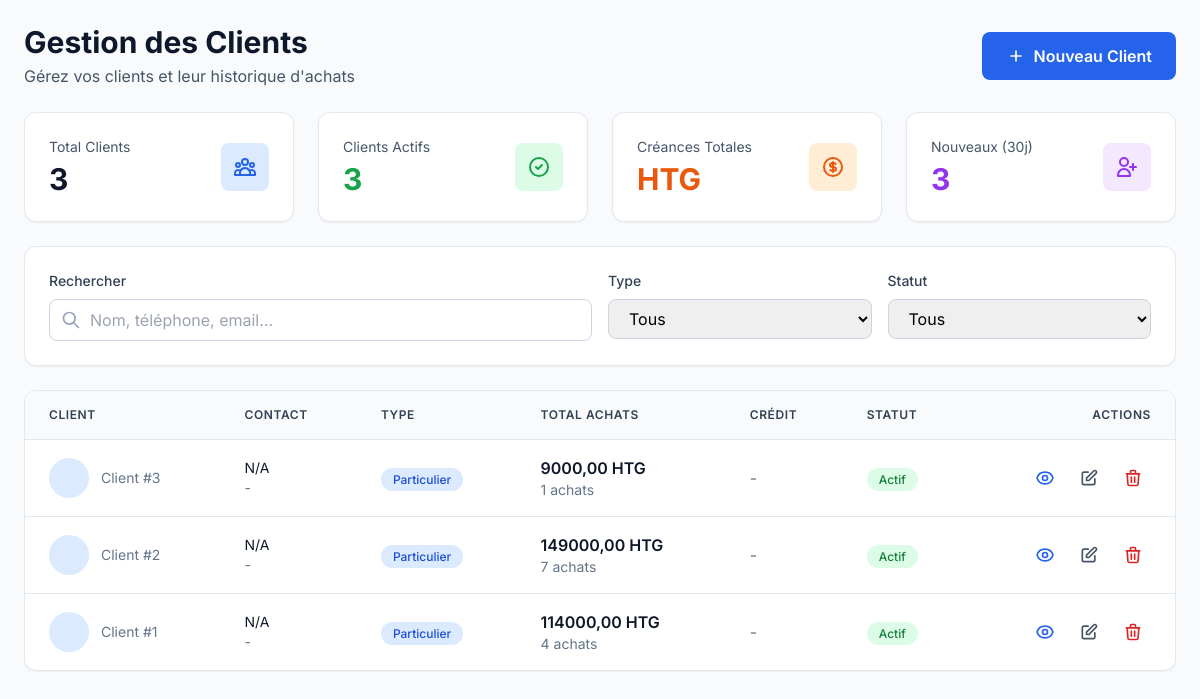
The app's page /clients/ (signed in), older data.
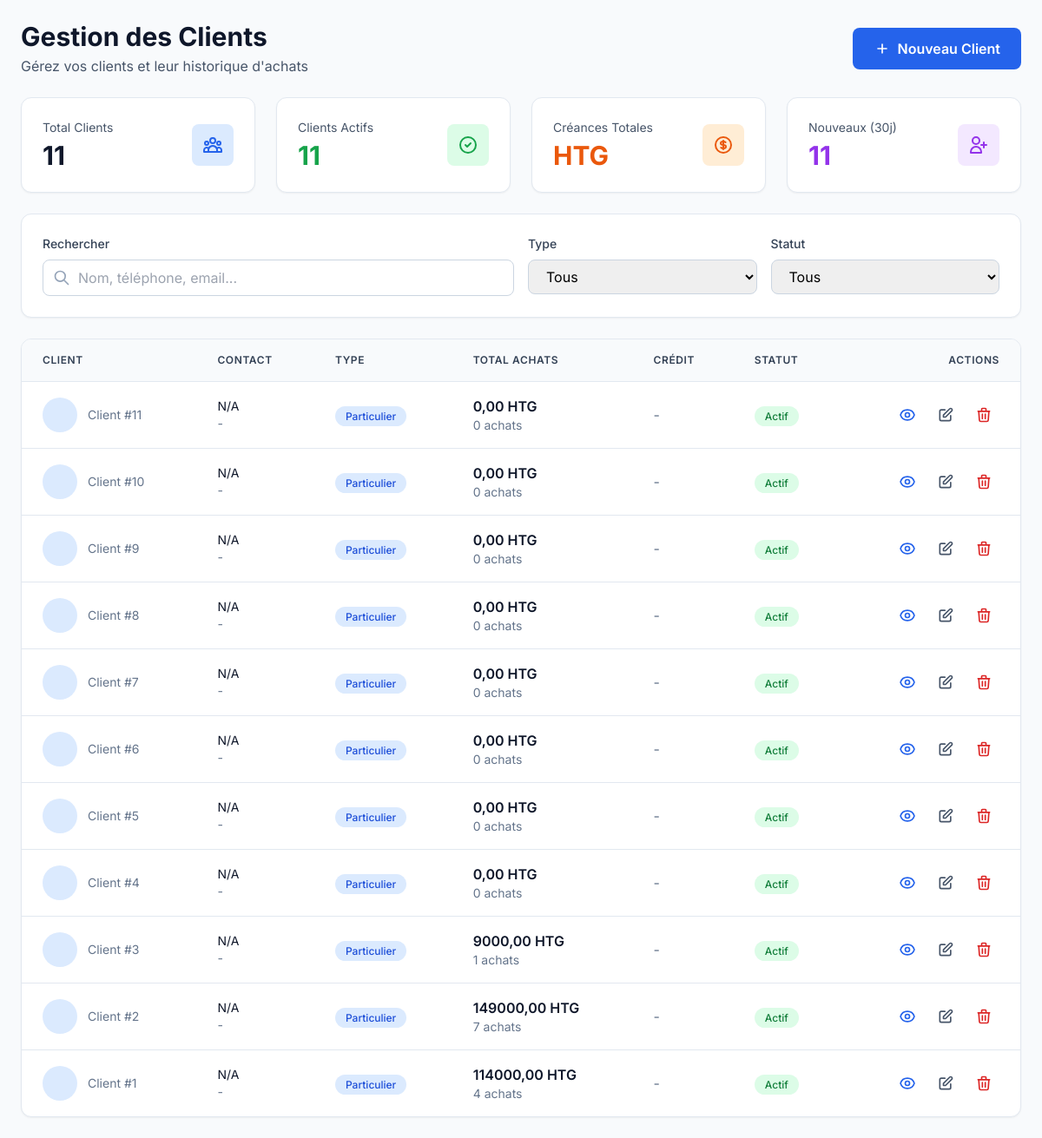
The same page, newer data.
### inventory/models.py (models this page shows, shortened)
class Customer(models.Model):
    CUSTOMER_TYPE_CHOICES = (
        ('individual', 'Particulier'),
        ('business', 'Entreprise'),
    )
    first_name = models.CharField(max_length=255, verbose_name='Prénom')
    last_name = models.CharField(max_length=255, verbose_name='Nom')
    email = models.EmailField(blank=True, null=True, verbose_name='Email')
    phone = models.CharField(max_length=50, verbose_name='Téléphone')
    address = models.TextField(blank=True, null=True, verbose_name='Adresse')
    city = models.CharField(max_length=100, blank=True, null=True, verbose_name='Ville')
    customer_type = models.CharField(max_length=20, choices=CUSTOMER_TYPE_CHOICES, default='individual', verbose_name='Type de client')
    company_name = models.CharField(max_length=255, blank=True, null=True, verbose_name='Nom de l\'entreprise')
    tax_id = models.CharField(max_length=100, blank=True, null=True, verbose_name='NIF')
    total_purchases = models.DecimalField(max_digits=12, decimal_places=2, default=0, verbose_name='Total achats')
    total_orders = models.IntegerField(default=0, verbose_name='Total commandes')
    loyalty_points = models.IntegerField(default=0, verbose_name='Points de fidélité')
    is_active = models.BooleanField(default=True, verbose_name='Actif')
    created_at = models.DateTimeField(auto_now_add=True, verbose_name='Créé le')
    updated_at = models.DateTimeField(auto_now=True, verbose_name='Modifié le')
    class Meta:
        verbose_name = 'Client'
        verbose_name_plural = 'Clients'
        ordering = ['-created_at']

### inventory/views_clients.py (the view)
# urls.py: path('clients/', views_clients.clients_list, name='clients_list'),
@login_required
def clients_list(request):
    clients = Customer.objects.all().order_by('-created_at')
    total_clients = clients.count()
    active_clients = clients.filter(is_active=True).count()
    total_purchases = clients.aggregate(total=Sum('total_purchases'))['total'] or Decimal('0.00')
    thirty_days_ago = timezone.now() - timedelta(days=30)
    new_clients = clients.filter(created_at__gte=thirty_days_ago).count()
    for client in clients:
        sales = SalesOrder.objects.filter(customer=client, status='completed')
        client.purchase_count = sales.count()
        client.total_purchases = sales.aggregate(total=Sum('total_amount'))['total'] or Decimal('0.00')
    context = {
        'clients': clients,
        'total_clients': total_clients,
        'active_clients': active_clients,
        'total_purchases': total_purchases,
        'new_clients': new_clients,
    }
    return render(request, 'clients.html', context)

### inventory/context_processors/stock_alerts.py (called while the page is built)
def low_stock_alerts(request):
    low_stock_products = Product.objects.filter(current_stock__lte=models.F('min_stock_level'))
    return {
        'low_stock_alert_count': low_stock_products.count(),
        'low_stock_alert_products': low_stock_products,
    }

### templates/clients.html (shortened to what this page needs)
{% extends 'dashboard_base.html' %}
{% block content %}
<div class="p-6">
    <div class="flex items-center justify-between mb-6">
        <div>
            <h1 class="text-3xl font-bold text-slate-900">Gestion des Clients</h1>
            <p class="text-slate-600 mt-1">Gérez vos clients et leur historique d'achats</p>
        </div>
        <button onclick="openClientModal()" class="px-6 py-3 bg-blue-600 text-white rounded-lg hover:bg-blue-700 transition-colors flex items-center gap-2 font-semibold">
            <svg class="w-5 h-5" fill="none" stroke="currentColor" viewBox="0 0 24 24">
                <path stroke-linecap="round" stroke-linejoin="round" stroke-width="2" d="M12 6v6m0 0v6m0-6h6m-6 0H6"></path>
            </svg>
            Nouveau Client
        </button>
    </div>
    <div class="grid grid-cols-1 md:grid-cols-4 gap-6 mb-6">
        <div class="bg-white rounded-xl shadow-sm p-6 border border-slate-200">
            <div class="flex items-center justify-between">
                <div>
                    <p class="text-sm text-slate-600">Total Clients</p>
                    <p class="text-3xl font-bold text-slate-900 mt-1">{{ total_clients }}</p>
                </div>
                <div class="w-12 h-12 bg-blue-100 rounded-lg flex items-center justify-center">
                </div>
            </div>
        </div>
        <div class="bg-white rounded-xl shadow-sm p-6 border border-slate-200">
            <div class="flex items-center justify-between">
                <div>
                    <p class="text-sm text-slate-600">Clients Actifs</p>
                    <p class="text-3xl font-bold text-green-600 mt-1">{{ active_clients }}</p>
                </div>
                <div class="w-12 h-12 bg-green-100 rounded-lg flex items-center justify-center">
                    <svg class="w-6 h-6 text-green-600" fill="none" stroke="currentColor" viewBox="0 0 24 24">
                        <path stroke-linecap="round" stroke-linejoin="round" stroke-width="2" d="M9 12l2 2 4-4m6 2a9 9 0 11-18 0 9 9 0 0118 0z"></path>
                    </svg>
                </div>
            </div>
        </div>
        <div class="bg-white rounded-xl shadow-sm p-6 border border-slate-200">
            <div class="flex items-center justify-between">
                <div>
                    <p class="text-sm text-slate-600">Créances Totales</p>
                    <p class="text-3xl font-bold text-orange-600 mt-1">{{ total_credit|floatformat:2 }} HTG</p>
                </div>
                <div class="w-12 h-12 bg-orange-100 rounded-lg flex items-center justify-center">
                </div>
            </div>
        </div>
        <div class="bg-white rounded-xl shadow-sm p-6 border border-slate-200">
            <div class="flex items-center justify-between">
                <div>
                    <p class="text-sm text-slate-600">Nouveaux (30j)</p>
                    <p class="text-3xl font-bold text-purple-600 mt-1">{{ new_clients }}</p>
                </div>
                <div class="w-12 h-12 bg-purple-100 rounded-lg flex items-center justify-center">
                    <svg class="w-6 h-6 text-purple-600" fill="none" stroke="currentColor" viewBox="0 0 24 24">
                        <path stroke-linecap="round" stroke-linejoin="round" stroke-width="2" d="M18 9v3m0 0v3m0-3h3m-3 0h-3m-2-5a4 4 0 11-8 0 4 4 0 018 0zM3 20a6 6 0 0112 0v1H3v-1z"></path>
                    </svg>
                </div>
            </div>
        </div>
    </div>
    <div class="bg-white rounded-xl shadow-sm p-6 mb-6 border border-slate-200">
        <div class="grid grid-cols-1 md:grid-cols-4 gap-4">
            <div class="md:col-span-2">
                <label class="block text-sm font-medium text-slate-700 mb-2">Rechercher</label>
                <div class="relative">
                    <input type="text" id="search-input"
                           class="w-full pl-10 pr-4 py-2 border border-slate-300 rounded-lg focus:outline-none focus:ring-2 focus:ring-blue-500"
                           placeholder="Nom, téléphone, email...">
                    <svg class="w-5 h-5 text-slate-400 absolute left-3 top-1/2 transform -translate-y-1/2" fill="none" stroke="currentColor" viewBox="0 0 24 24">
                        <path stroke-linecap="round" stroke-linejoin="round" stroke-width="2" d="M21 21l-6-6m2-5a7 7 0 11-14 0 7 7 0 0114 0z"></path>
                    </svg>
                </div>
            </div>
            <div>
                <label class="block text-sm font-medium text-slate-700 mb-2">Type</label>
                <select id="type-filter" class="w-full px-4 py-2 border border-slate-300 rounded-lg focus:outline-none focus:ring-2 focus:ring-blue-500">
                    <option value="">Tous</option>
                </select>
            </div>
            <div>
                <label class="block text-sm font-medium text-slate-700 mb-2">Statut</label>
                <select id="status-filter" class="w-full px-4 py-2 border border-slate-300 rounded-lg focus:outline-none focus:ring-2 focus:ring-blue-500">
                    <option value="">Tous</option>
                </select>
            </div>
        </div>
    </div>
    <div class="bg-white rounded-xl shadow-sm border border-slate-200 overflow-hidden">
        <div class="overflow-x-auto">
            <table class="w-full">
                <thead class="bg-slate-50 border-b border-slate-200">
                    <tr>
                        <th class="px-6 py-4 text-left text-xs font-semibold text-slate-700 uppercase tracking-wider">Client</th>
                        <th class="px-6 py-4 text-left text-xs font-semibold text-slate-700 uppercase tracking-wider">Contact</th>
                        <th class="px-6 py-4 text-left text-xs font-semibold text-slate-700 uppercase tracking-wider">Type</th>
                        <th class="px-6 py-4 text-left text-xs font-semibold text-slate-700 uppercase tracking-wider">Total Achats</th>
                        <th class="px-6 py-4 text-left text-xs font-semibold text-slate-700 uppercase tracking-wider">Crédit</th>
                        <th class="px-6 py-4 text-left text-xs font-semibold text-slate-700 uppercase tracking-wider">Statut</th>
                        <th class="px-6 py-4 text-right text-xs font-semibold text-slate-700 uppercase tracking-wider">Actions</th>
                    </tr>
                </thead>
                <tbody class="divide-y divide-slate-200" id="clients-tbody">
                    {% for client in clients %}
                    <tr class="hover:bg-slate-50 transition-colors">
                        <td class="px-6 py-4">
                            <div class="flex items-center gap-3">
                                <div class="w-10 h-10 bg-blue-100 rounded-full flex items-center justify-center">
                                </div>
                                <div>
                                    <p class="text-sm text-slate-500">Client #{{ client.id }}</p>
                                </div>
                            </div>
                        </td>
                        <td class="px-6 py-4">
                            <p class="text-sm text-slate-900">{{ client.phone|default:"-" }}</p>
                            <p class="text-sm text-slate-500">{{ client.email|default:"-" }}</p>
                        </td>
                        <td class="px-6 py-4">
                            {% if client.customer_type == 'individual' %}
                            <span class="px-3 py-1 bg-blue-100 text-blue-700 rounded-full text-xs font-medium">Particulier</span>
                            {% else %}
                            <span class="px-3 py-1 bg-purple-100 text-purple-700 rounded-full text-xs font-medium">Entreprise</span>
                            {% endif %}
                        </td>
                        <td class="px-6 py-4">
                            <p class="font-semibold text-slate-900">{{ client.total_purchases|default:0|floatformat:2 }} HTG</p>
                            <p class="text-sm text-slate-500">{{ client.purchase_count|default:0 }} achats</p>
                        </td>
                        <td class="px-6 py-4">
                            {% if client.credit_balance > 0 %}
                            <span class="font-semibold text-orange-600">{{ client.credit_balance|floatformat:2 }} HTG</span>
                            {% else %}
                            <span class="text-slate-500">-</span>
                            {% endif %}
                        </td>
                        <td class="px-6 py-4">
                            {% if client.is_active %}
                            <span class="px-3 py-1 bg-green-100 text-green-700 rounded-full text-xs font-medium">Actif</span>
                            {% else %}
                            <span class="px-3 py-1 bg-slate-100 text-slate-700 rounded-full text-xs font-medium">Inactif</span>
                            {% endif %}
                        </td>
                        <td class="px-6 py-4 text-right">
                            <div class="flex items-center justify-end gap-2">
                                <button onclick="viewClient({{ client.id }})" class="p-2 text-blue-600 hover:bg-blue-50 rounded-lg transition-colors" title="Voir détails">
                                </button>
                                <button onclick="editClient({{ client.id }})" class="p-2 text-slate-600 hover:bg-slate-100 rounded-lg transition-colors" title="Modifier">
                                    <svg class="w-5 h-5" fill="none" stroke="currentColor" viewBox="0 0 24 24">
                                        <path stroke-linecap="round" stroke-linejoin="round" stroke-width="2" d="M11 5H6a2 2 0 00-2 2v11a2 2 0 002 2h11a2 2 0 002-2v-5m-1.414-9.414a2 2 0 112.828 2.828L11.828 15H9v-2.828l8.586-8.586z"></path>
                                    </svg>
                                </button>
                                <button onclick="deleteClient({{ client.id }}, '{{ client.name }}')" class="p-2 text-red-600 hover:bg-red-50 rounded-lg transition-colors" title="Supprimer">
                                    <svg class="w-5 h-5" fill="none" stroke="currentColor" viewBox="0 0 24 24">
                                        <path stroke-linecap="round" stroke-linejoin="round" stroke-width="2" d="M19 7l-.867 12.142A2 2 0 0116.138 21H7.862a2 2 0 01-1.995-1.858L5 7m5 4v6m4-6v6m1-10V4a1 1 0 00-1-1h-4a1 1 0 00-1 1v3M4 7h16"></path>
                                    </svg>
                                </button>
                            </div>
                        </td>
                    </tr>
                    {% endfor %}
                </tbody>
            </table>
        </div>
    </div>
</div>
{% endblock %}

### templates/dashboard_base.html (shortened to what this page needs)
{% extends 'base.html' %}
{% load static %}

### templates/base.html (shortened to what this page needs)
{% load static %}
<!DOCTYPE html>
<html lang="fr">
<head>
    <script src="https://cdn.tailwindcss.com"></script>
</head>
<body class="bg-slate-50">
    {% block content %}{% endblock %}
</body>
</html>

### templates/base.html (style rules this page uses)
body { font-family: 'Inter', sans-serif; }

Row changes from the older to the newer data that the page shows:
added Customer: id "11", phone "N/A", email "-", customer_type "Particulier", total_purchases "0,00", purchase_count "0", is_active "Actif"
added Customer: id "10", phone "N/A", email "-", customer_type "Particulier", total_purchases "0,00", purchase_count "0", is_active "Actif"
added Customer: id "9", phone "N/A", email "-", customer_type "Particulier", total_purchases "0,00", purchase_count "0", is_active "Actif"
added Customer: id "8", phone "N/A", email "-", customer_type "Particulier", total_purchases "0,00", purchase_count "0", is_active "Actif"
added Customer: id "7", phone "N/A", email "-", customer_type "Particulier", total_purchases "0,00", purchase_count "0", is_active "Actif"
added Customer: id "6", phone "N/A", email "-", customer_type "Particulier", total_purchases "0,00", purchase_count "0", is_active "Actif"
added Customer: id "5", phone "N/A", email "-", customer_type "Particulier", total_purchases "0,00", purchase_count "0", is_active "Actif"
added Customer: id "4", phone "N/A", email "-", customer_type "Particulier", total_purchases "0,00", purchase_count "0", is_active "Actif"
Text that changed along with them:
{{ total_clients }}: "3" → "11"
{{ active_clients }}: "3" → "11"
{{ new_clients }}: "3" → "11"
